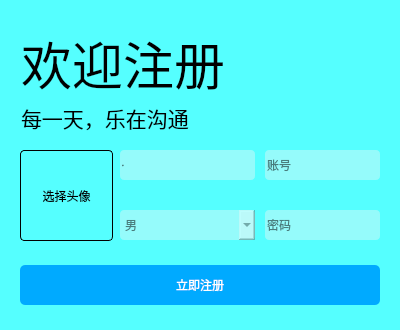
<?xml version="1.0" encoding="UTF-8"?>
<ui version="4.0">
 <class>Register</class>
 <widget class="QWidget" name="Register">
  <property name="geometry">
   <rect>
    <x>0</x>
    <y>0</y>
    <width>400</width>
    <height>330</height>
   </rect>
  </property>
  <property name="minimumSize">
   <size>
    <width>400</width>
    <height>330</height>
   </size>
  </property>
  <property name="maximumSize">
   <size>
    <width>400</width>
    <height>330</height>
   </size>
  </property>
  <property name="windowTitle">
   <string>Form</string>
  </property>
  <property name="styleSheet">
   <string notr="true">/*全局样式表*/
QWidget#Register{
	background-color: rgb(85, 255, 255);
}

QPushButton{
	border:noe;
}

/*局部样式表*/
QLabel#top_Lab_2{
	background-color: rgba(255, 255, 255,0);
}

QLabel#top_Lab{
	background-color: rgba(255, 255, 255,0);
}

QLineEdit#number_Edit{
	font:normal 20px 黑体;
	border-radius:4px;
	background-color: rgba(245, 245, 245,0.4);
}

QLineEdit#number_Edit:hover{
	background-color: rgb(255, 255, 255);
}

QLineEdit#password_Edit{
	font:normal 20px 黑体;
	border-radius:4px;
	background-color: rgba(245, 245, 245,0.4);
}

QLineEdit#password_Edit:hover{
	background-color: rgb(255, 255, 255);
}

QPushButton#register_Btn{
	border-radius:5px;
	background-color: rgb(0, 170, 255);
	font:normal 18px &quot;黑体&quot;;
	color:rgb(255, 255, 255);
}

QPushButton#register_Btn:hover{
	background-color: rgb(0, 85, 255);
}

QPushButton#reduce_Btn{
	image:url(:/new/icons/icons/becurrent/minus.png);
}

QPushButton#clos_Btn{
	image: url(:/new/icons/icons/becurrent/close.png);
}

QPushButton#reduce_Btn:hover{
	background-color: rgb(217, 217, 217);
}

QPushButton#clos_Btn:hover{
	background-color: rgb(255, 0, 0);
}

QLineEdit#name_Edit{
	font:normal 20px 黑体;
	border-radius:4px;
	background-color: rgba(245, 245, 245,0.4);
}

QLineEdit#name_Edit:hover{
	background-color: rgb(255, 255, 255);
}

QComboBox#sex_Box{
	color:#4A7D7D;
	font:normal 20px 黑体;
	border-radius:4px;
	background-color: rgba(245, 245, 245,0.4);
}

QComboBox#sex_Box:hover{
	background-color: rgb(255, 255, 255);
}

QComboBox#sex_Box::drop-down{
	border-image: url(:/new/icons/icons/becurrent/arrow-down.png);
}

QComboBox#sex_Box::drop-down:hover{
	border-image: url(:/new/icons/icons/becurrent/arrow-down-blue.png);
}

QPushButton#headimg_Btn{
	border: 1px solid black;
	border-radius:4px;
}

QPushButton#headimg_Btn:hover{
	border: 1px solid blue;
}</string>
  </property>
  <widget class="QLabel" name="backimg_Lab">
   <property name="geometry">
    <rect>
     <x>0</x>
     <y>0</y>
     <width>400</width>
     <height>330</height>
    </rect>
   </property>
   <property name="minimumSize">
    <size>
     <width>400</width>
     <height>330</height>
    </size>
   </property>
   <property name="maximumSize">
    <size>
     <width>400</width>
     <height>330</height>
    </size>
   </property>
   <property name="styleSheet">
    <string notr="true"/>
   </property>
   <property name="text">
    <string/>
   </property>
  </widget>
  <widget class="QLineEdit" name="number_Edit">
   <property name="geometry">
    <rect>
     <x>265</x>
     <y>150</y>
     <width>115</width>
     <height>30</height>
    </rect>
   </property>
   <property name="minimumSize">
    <size>
     <width>115</width>
     <height>30</height>
    </size>
   </property>
   <property name="maximumSize">
    <size>
     <width>115</width>
     <height>30</height>
    </size>
   </property>
   <property name="placeholderText">
    <string>账号</string>
   </property>
  </widget>
  <widget class="QLineEdit" name="password_Edit">
   <property name="geometry">
    <rect>
     <x>265</x>
     <y>210</y>
     <width>115</width>
     <height>30</height>
    </rect>
   </property>
   <property name="minimumSize">
    <size>
     <width>115</width>
     <height>30</height>
    </size>
   </property>
   <property name="maximumSize">
    <size>
     <width>115</width>
     <height>30</height>
    </size>
   </property>
   <property name="placeholderText">
    <string>密码</string>
   </property>
  </widget>
  <widget class="QPushButton" name="register_Btn">
   <property name="geometry">
    <rect>
     <x>20</x>
     <y>265</y>
     <width>360</width>
     <height>40</height>
    </rect>
   </property>
   <property name="minimumSize">
    <size>
     <width>360</width>
     <height>40</height>
    </size>
   </property>
   <property name="maximumSize">
    <size>
     <width>360</width>
     <height>40</height>
    </size>
   </property>
   <property name="text">
    <string>立即注册</string>
   </property>
   <property name="shortcut">
    <string>Return</string>
   </property>
  </widget>
  <widget class="QPushButton" name="clos_Btn">
   <property name="geometry">
    <rect>
     <x>380</x>
     <y>0</y>
     <width>20</width>
     <height>20</height>
    </rect>
   </property>
   <property name="minimumSize">
    <size>
     <width>20</width>
     <height>20</height>
    </size>
   </property>
   <property name="maximumSize">
    <size>
     <width>20</width>
     <height>20</height>
    </size>
   </property>
   <property name="text">
    <string/>
   </property>
  </widget>
  <widget class="QPushButton" name="reduce_Btn">
   <property name="geometry">
    <rect>
     <x>360</x>
     <y>0</y>
     <width>20</width>
     <height>20</height>
    </rect>
   </property>
   <property name="minimumSize">
    <size>
     <width>20</width>
     <height>20</height>
    </size>
   </property>
   <property name="maximumSize">
    <size>
     <width>20</width>
     <height>20</height>
    </size>
   </property>
   <property name="text">
    <string/>
   </property>
  </widget>
  <widget class="QLineEdit" name="name_Edit">
   <property name="geometry">
    <rect>
     <x>120</x>
     <y>150</y>
     <width>135</width>
     <height>30</height>
    </rect>
   </property>
   <property name="minimumSize">
    <size>
     <width>135</width>
     <height>30</height>
    </size>
   </property>
   <property name="maximumSize">
    <size>
     <width>135</width>
     <height>30</height>
    </size>
   </property>
   <property name="font">
    <font>
     <family>黑体</family>
     <pointsize>-1</pointsize>
     <italic>false</italic>
     <bold>false</bold>
     <kerning>true</kerning>
    </font>
   </property>
   <property name="maxLength">
    <number>15</number>
   </property>
   <property name="placeholderText">
    <string>昵称</string>
   </property>
  </widget>
  <widget class="QComboBox" name="sex_Box">
   <property name="geometry">
    <rect>
     <x>120</x>
     <y>210</y>
     <width>135</width>
     <height>30</height>
    </rect>
   </property>
   <property name="minimumSize">
    <size>
     <width>135</width>
     <height>30</height>
    </size>
   </property>
   <property name="maximumSize">
    <size>
     <width>135</width>
     <height>30</height>
    </size>
   </property>
   <property name="currentIndex">
    <number>0</number>
   </property>
   <property name="placeholderText">
    <string>性别</string>
   </property>
   <item>
    <property name="text">
     <string>男</string>
    </property>
   </item>
   <item>
    <property name="text">
     <string>女</string>
    </property>
   </item>
  </widget>
  <widget class="QPushButton" name="headimg_Btn">
   <property name="geometry">
    <rect>
     <x>20</x>
     <y>150</y>
     <width>93</width>
     <height>91</height>
    </rect>
   </property>
   <property name="text">
    <string>选择头像</string>
   </property>
   <property name="checkable">
    <bool>false</bool>
   </property>
   <property name="autoRepeat">
    <bool>false</bool>
   </property>
   <property name="autoDefault">
    <bool>false</bool>
   </property>
  </widget>
  <widget class="QLabel" name="top_Lab">
   <property name="geometry">
    <rect>
     <x>21</x>
     <y>31</y>
     <width>270</width>
     <height>63</height>
    </rect>
   </property>
   <property name="minimumSize">
    <size>
     <width>270</width>
     <height>0</height>
    </size>
   </property>
   <property name="font">
    <font>
     <family>黑体</family>
     <pointsize>38</pointsize>
     <italic>false</italic>
    </font>
   </property>
   <property name="text">
    <string>欢迎注册</string>
   </property>
  </widget>
  <widget class="QLabel" name="top_Lab_2">
   <property name="geometry">
    <rect>
     <x>21</x>
     <y>104</y>
     <width>224</width>
     <height>27</height>
    </rect>
   </property>
   <property name="font">
    <font>
     <family>黑体</family>
     <pointsize>16</pointsize>
     <italic>false</italic>
    </font>
   </property>
   <property name="text">
    <string>每一天，乐在沟通</string>
   </property>
  </widget>
 </widget>
 <resources/>
 <connections/>
</ui>
